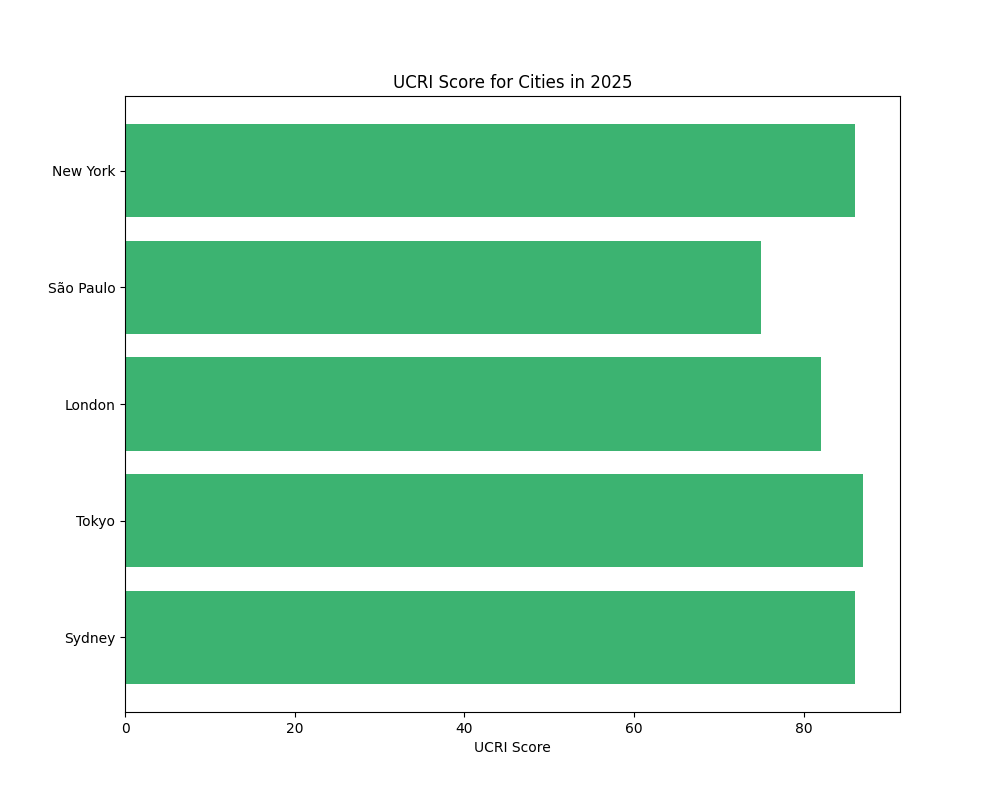

Write Python code to recreate this figure.
import matplotlib.pyplot as plt
import numpy as np

cities = ['Sydney', 'Tokyo', 'London', 'São Paulo', 'New York']
year_index = 0  # Index for the year 2025

ucri_scores = np.array([
    [86, 88, 85, 83, 80, 77, 75, 72, 70, 68],
    [87, 90, 85, 83, 82, 80, 78, 77, 76, 74],
    [82, 84, 80, 78, 76, 74, 72, 69, 67, 65],
    [75, 77, 73, 72, 70, 68, 66, 64, 62, 60],
    [86, 88, 85, 83, 80, 77, 75, 72, 70, 68]
])
# Average UCRI scores for 2025
ucri_scores_2025 = ucri_scores[:, year_index]

fig, ax = plt.subplots(figsize=(10, 8))
ax.barh(cities, ucri_scores_2025, color='mediumseagreen')

ax.set_xlabel('UCRI Score')
ax.set_title('UCRI Score for Cities in 2025')

plt.show()
